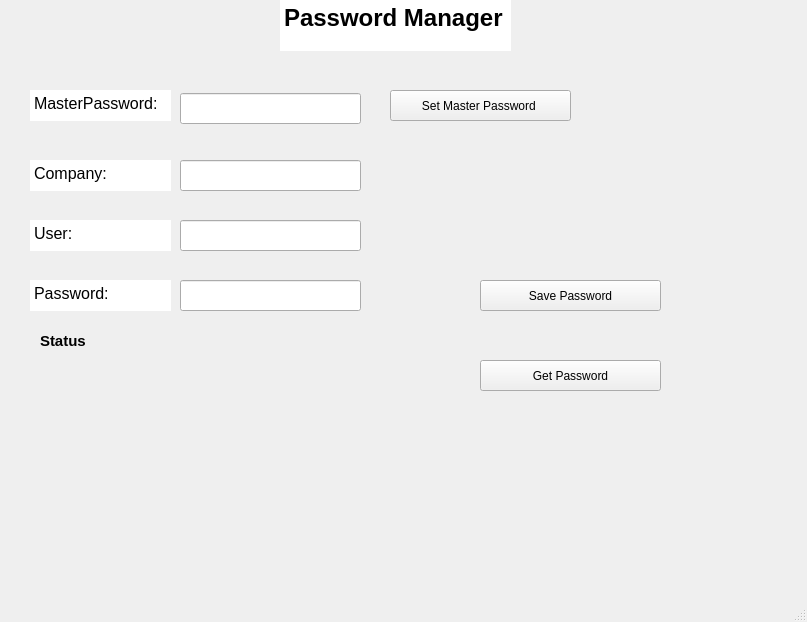
<?xml version="1.0" encoding="UTF-8"?>
<ui version="4.0">
 <class>MainWindow</class>
 <widget class="QMainWindow" name="MainWindow">
  <property name="geometry">
   <rect>
    <x>0</x>
    <y>0</y>
    <width>807</width>
    <height>622</height>
   </rect>
  </property>
  <property name="font">
   <font>
    <bold>false</bold>
   </font>
  </property>
  <property name="windowTitle">
   <string>MainWindow</string>
  </property>
  <property name="autoFillBackground">
   <bool>false</bool>
  </property>
  <property name="tabShape">
   <enum>QTabWidget::TabShape::Triangular</enum>
  </property>
  <widget class="QWidget" name="centralwidget">
   <widget class="QLineEdit" name="Service">
    <property name="geometry">
     <rect>
      <x>180</x>
      <y>160</y>
      <width>181</width>
      <height>31</height>
     </rect>
    </property>
   </widget>
   <widget class="QLineEdit" name="Username">
    <property name="geometry">
     <rect>
      <x>180</x>
      <y>220</y>
      <width>181</width>
      <height>31</height>
     </rect>
    </property>
   </widget>
   <widget class="QLineEdit" name="Password">
    <property name="geometry">
     <rect>
      <x>180</x>
      <y>280</y>
      <width>181</width>
      <height>31</height>
     </rect>
    </property>
    <property name="cursor">
     <cursorShape>ArrowCursor</cursorShape>
    </property>
    <property name="echoMode">
     <enum>QLineEdit::EchoMode::Password</enum>
    </property>
   </widget>
   <widget class="QPushButton" name="SavePasswordButton">
    <property name="geometry">
     <rect>
      <x>480</x>
      <y>280</y>
      <width>181</width>
      <height>31</height>
     </rect>
    </property>
    <property name="text">
     <string>Save Password</string>
    </property>
   </widget>
   <widget class="QPushButton" name="GetPasswordButton">
    <property name="geometry">
     <rect>
      <x>480</x>
      <y>360</y>
      <width>181</width>
      <height>31</height>
     </rect>
    </property>
    <property name="text">
     <string>Get Password</string>
    </property>
   </widget>
   <widget class="QLabel" name="StatusLabel">
    <property name="geometry">
     <rect>
      <x>40</x>
      <y>330</y>
      <width>681</width>
      <height>21</height>
     </rect>
    </property>
    <property name="font">
     <font>
      <pointsize>11</pointsize>
      <italic>false</italic>
      <bold>true</bold>
      <underline>false</underline>
     </font>
    </property>
    <property name="text">
     <string>Status</string>
    </property>
   </widget>
   <widget class="QTextEdit" name="textEdit">
    <property name="enabled">
     <bool>true</bool>
    </property>
    <property name="geometry">
     <rect>
      <x>30</x>
      <y>160</y>
      <width>141</width>
      <height>31</height>
     </rect>
    </property>
    <property name="font">
     <font>
      <bold>false</bold>
      <stylestrategy>PreferDefault</stylestrategy>
     </font>
    </property>
    <property name="frameShape">
     <enum>QFrame::Shape::NoFrame</enum>
    </property>
    <property name="frameShadow">
     <enum>QFrame::Shadow::Plain</enum>
    </property>
    <property name="html">
     <string>&lt;!DOCTYPE HTML PUBLIC &quot;-//W3C//DTD HTML 4.0//EN&quot; &quot;http://www.w3.org/TR/REC-html40/strict.dtd&quot;&gt;
&lt;html&gt;&lt;head&gt;&lt;meta name=&quot;qrichtext&quot; content=&quot;1&quot; /&gt;&lt;meta charset=&quot;utf-8&quot; /&gt;&lt;style type=&quot;text/css&quot;&gt;
p, li { white-space: pre-wrap; }
hr { height: 1px; border-width: 0; }
li.unchecked::marker { content: &quot;\2610&quot;; }
li.checked::marker { content: &quot;\2612&quot;; }
&lt;/style&gt;&lt;/head&gt;&lt;body style=&quot; font-family:'Segoe UI'; font-size:9pt; font-weight:400; font-style:normal;&quot;&gt;
&lt;p style=&quot; margin-top:0px; margin-bottom:0px; margin-left:0px; margin-right:0px; -qt-block-indent:0; text-indent:0px;&quot;&gt;&lt;span style=&quot; font-size:12pt;&quot;&gt;Company:&lt;/span&gt;&lt;/p&gt;&lt;/body&gt;&lt;/html&gt;</string>
    </property>
   </widget>
   <widget class="QTextEdit" name="textEdit_2">
    <property name="geometry">
     <rect>
      <x>30</x>
      <y>280</y>
      <width>141</width>
      <height>31</height>
     </rect>
    </property>
    <property name="frameShape">
     <enum>QFrame::Shape::NoFrame</enum>
    </property>
    <property name="frameShadow">
     <enum>QFrame::Shadow::Plain</enum>
    </property>
    <property name="html">
     <string>&lt;!DOCTYPE HTML PUBLIC &quot;-//W3C//DTD HTML 4.0//EN&quot; &quot;http://www.w3.org/TR/REC-html40/strict.dtd&quot;&gt;
&lt;html&gt;&lt;head&gt;&lt;meta name=&quot;qrichtext&quot; content=&quot;1&quot; /&gt;&lt;meta charset=&quot;utf-8&quot; /&gt;&lt;style type=&quot;text/css&quot;&gt;
p, li { white-space: pre-wrap; }
hr { height: 1px; border-width: 0; }
li.unchecked::marker { content: &quot;\2610&quot;; }
li.checked::marker { content: &quot;\2612&quot;; }
&lt;/style&gt;&lt;/head&gt;&lt;body style=&quot; font-family:'Segoe UI'; font-size:9pt; font-weight:400; font-style:normal;&quot;&gt;
&lt;p style=&quot; margin-top:0px; margin-bottom:0px; margin-left:0px; margin-right:0px; -qt-block-indent:0; text-indent:0px;&quot;&gt;&lt;span style=&quot; font-size:12pt;&quot;&gt;Password: &lt;/span&gt;&lt;/p&gt;&lt;/body&gt;&lt;/html&gt;</string>
    </property>
   </widget>
   <widget class="QTextEdit" name="textEdit_3">
    <property name="geometry">
     <rect>
      <x>30</x>
      <y>220</y>
      <width>141</width>
      <height>31</height>
     </rect>
    </property>
    <property name="frameShape">
     <enum>QFrame::Shape::NoFrame</enum>
    </property>
    <property name="frameShadow">
     <enum>QFrame::Shadow::Plain</enum>
    </property>
    <property name="html">
     <string>&lt;!DOCTYPE HTML PUBLIC &quot;-//W3C//DTD HTML 4.0//EN&quot; &quot;http://www.w3.org/TR/REC-html40/strict.dtd&quot;&gt;
&lt;html&gt;&lt;head&gt;&lt;meta name=&quot;qrichtext&quot; content=&quot;1&quot; /&gt;&lt;meta charset=&quot;utf-8&quot; /&gt;&lt;style type=&quot;text/css&quot;&gt;
p, li { white-space: pre-wrap; }
hr { height: 1px; border-width: 0; }
li.unchecked::marker { content: &quot;\2610&quot;; }
li.checked::marker { content: &quot;\2612&quot;; }
&lt;/style&gt;&lt;/head&gt;&lt;body style=&quot; font-family:'Segoe UI'; font-size:9pt; font-weight:400; font-style:normal;&quot;&gt;
&lt;p style=&quot; margin-top:0px; margin-bottom:0px; margin-left:0px; margin-right:0px; -qt-block-indent:0; text-indent:0px;&quot;&gt;&lt;span style=&quot; font-size:12pt;&quot;&gt;User: &lt;/span&gt;&lt;/p&gt;&lt;/body&gt;&lt;/html&gt;</string>
    </property>
   </widget>
   <widget class="QTextEdit" name="textEdit_4">
    <property name="geometry">
     <rect>
      <x>280</x>
      <y>0</y>
      <width>231</width>
      <height>51</height>
     </rect>
    </property>
    <property name="autoFillBackground">
     <bool>false</bool>
    </property>
    <property name="frameShape">
     <enum>QFrame::Shape::NoFrame</enum>
    </property>
    <property name="frameShadow">
     <enum>QFrame::Shadow::Plain</enum>
    </property>
    <property name="html">
     <string>&lt;!DOCTYPE HTML PUBLIC &quot;-//W3C//DTD HTML 4.0//EN&quot; &quot;http://www.w3.org/TR/REC-html40/strict.dtd&quot;&gt;
&lt;html&gt;&lt;head&gt;&lt;meta name=&quot;qrichtext&quot; content=&quot;1&quot; /&gt;&lt;meta charset=&quot;utf-8&quot; /&gt;&lt;style type=&quot;text/css&quot;&gt;
p, li { white-space: pre-wrap; }
hr { height: 1px; border-width: 0; }
li.unchecked::marker { content: &quot;\2610&quot;; }
li.checked::marker { content: &quot;\2612&quot;; }
&lt;/style&gt;&lt;/head&gt;&lt;body style=&quot; font-family:'Segoe UI'; font-size:9pt; font-weight:400; font-style:normal;&quot;&gt;
&lt;p style=&quot; margin-top:0px; margin-bottom:0px; margin-left:0px; margin-right:0px; -qt-block-indent:0; text-indent:0px;&quot;&gt;&lt;span style=&quot; font-size:18pt; font-weight:700;&quot;&gt;Password Manager&lt;/span&gt;&lt;/p&gt;&lt;/body&gt;&lt;/html&gt;</string>
    </property>
   </widget>
   <widget class="QLineEdit" name="MasterPassword">
    <property name="geometry">
     <rect>
      <x>180</x>
      <y>93</y>
      <width>181</width>
      <height>31</height>
     </rect>
    </property>
    <property name="echoMode">
     <enum>QLineEdit::EchoMode::Password</enum>
    </property>
   </widget>
   <widget class="QTextEdit" name="textEdit_5">
    <property name="enabled">
     <bool>true</bool>
    </property>
    <property name="geometry">
     <rect>
      <x>30</x>
      <y>90</y>
      <width>141</width>
      <height>31</height>
     </rect>
    </property>
    <property name="font">
     <font>
      <bold>false</bold>
      <stylestrategy>PreferDefault</stylestrategy>
     </font>
    </property>
    <property name="frameShape">
     <enum>QFrame::Shape::NoFrame</enum>
    </property>
    <property name="frameShadow">
     <enum>QFrame::Shadow::Plain</enum>
    </property>
    <property name="html">
     <string>&lt;!DOCTYPE HTML PUBLIC &quot;-//W3C//DTD HTML 4.0//EN&quot; &quot;http://www.w3.org/TR/REC-html40/strict.dtd&quot;&gt;
&lt;html&gt;&lt;head&gt;&lt;meta name=&quot;qrichtext&quot; content=&quot;1&quot; /&gt;&lt;meta charset=&quot;utf-8&quot; /&gt;&lt;style type=&quot;text/css&quot;&gt;
p, li { white-space: pre-wrap; }
hr { height: 1px; border-width: 0; }
li.unchecked::marker { content: &quot;\2610&quot;; }
li.checked::marker { content: &quot;\2612&quot;; }
&lt;/style&gt;&lt;/head&gt;&lt;body style=&quot; font-family:'Segoe UI'; font-size:9pt; font-weight:400; font-style:normal;&quot;&gt;
&lt;p style=&quot; margin-top:0px; margin-bottom:0px; margin-left:0px; margin-right:0px; -qt-block-indent:0; text-indent:0px;&quot;&gt;&lt;span style=&quot; font-size:12pt;&quot;&gt;MasterPassword: &lt;/span&gt;&lt;/p&gt;&lt;/body&gt;&lt;/html&gt;</string>
    </property>
   </widget>
   <widget class="QPushButton" name="SetMasterPasswordButton">
    <property name="geometry">
     <rect>
      <x>390</x>
      <y>90</y>
      <width>181</width>
      <height>31</height>
     </rect>
    </property>
    <property name="text">
     <string>Set Master Password </string>
    </property>
   </widget>
  </widget>
  <widget class="QStatusBar" name="statusbar"/>
 </widget>
 <resources/>
 <connections/>
</ui>
